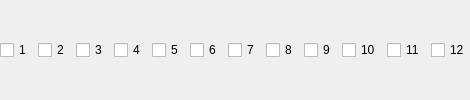
                                 <widget class="QWidget" name="recTracks">
                                  <layout class="QHBoxLayout" name="horizontalLayout_9">
                                   <property name="leftMargin">
                                    <number>0</number>
                                   </property>
                                   <property name="topMargin">
                                    <number>0</number>
                                   </property>
                                   <property name="rightMargin">
                                    <number>0</number>
                                   </property>
                                   <property name="bottomMargin">
                                    <number>0</number>
                                   </property>
                                   <item>
                                    <widget class="QCheckBox" name="advOutRecTrack1">
                                     <property name="sizePolicy">
                                      <sizepolicy hsizetype="Minimum" vsizetype="Preferred">
                                       <horstretch>0</horstretch>
                                       <verstretch>0</verstretch>
                                      </sizepolicy>
                                     </property>
                                     <property name="text">
                                      <string notr="true">1</string>
                                     </property>
                                    </widget>
                                   </item>
                                   <item>
                                    <widget class="QCheckBox" name="advOutRecTrack2">
                                     <property name="sizePolicy">
                                      <sizepolicy hsizetype="Minimum" vsizetype="Preferred">
                                       <horstretch>0</horstretch>
                                       <verstretch>0</verstretch>
                                      </sizepolicy>
                                     </property>
                                     <property name="text">
                                      <string notr="true">2</string>
                                     </property>
                                    </widget>
                                   </item>
                                   <item>
                                    <widget class="QCheckBox" name="advOutRecTrack3">
                                     <property name="sizePolicy">
                                      <sizepolicy hsizetype="Minimum" vsizetype="Preferred">
                                       <horstretch>0</horstretch>
                                       <verstretch>0</verstretch>
                                      </sizepolicy>
                                     </property>
                                     <property name="text">
                                      <string notr="true">3</string>
                                     </property>
                                    </widget>
                                   </item>
                                   <item>
                                    <widget class="QCheckBox" name="advOutRecTrack4">
                                     <property name="sizePolicy">
                                      <sizepolicy hsizetype="Minimum" vsizetype="Preferred">
                                       <horstretch>0</horstretch>
                                       <verstretch>0</verstretch>
                                      </sizepolicy>
                                     </property>
                                     <property name="text">
                                      <string notr="true">4</string>
                                     </property>
                                    </widget>
                                   </item>
                                   <item>
                                    <widget class="QCheckBox" name="advOutRecTrack5">
                                     <property name="sizePolicy">
                                      <sizepolicy hsizetype="Minimum" vsizetype="Preferred">
                                       <horstretch>0</horstretch>
                                       <verstretch>0</verstretch>
                                      </sizepolicy>
                                     </property>
                                     <property name="text">
                                      <string notr="true">5</string>
                                     </property>
                                    </widget>
                                   </item>
                                   <item>
                                    <widget class="QCheckBox" name="advOutRecTrack6">
                                     <property name="sizePolicy">
                                      <sizepolicy hsizetype="Minimum" vsizetype="Preferred">
                                       <horstretch>0</horstretch>
                                       <verstretch>0</verstretch>
                                      </sizepolicy>
                                     </property>
                                     <property name="text">
                                      <string notr="true">6</string>
                                     </property>
                                    </widget>
                                   </item>
                                   <item>
                                    <widget class="QCheckBox" name="advOutRecTrack7">
                                     <property name="sizePolicy">
                                      <sizepolicy hsizetype="Minimum" vsizetype="Preferred">
                                       <horstretch>0</horstretch>
                                       <verstretch>0</verstretch>
                                      </sizepolicy>
                                     </property>
                                     <property name="text">
                                      <string notr="true">7</string>
                                     </property>
                                    </widget>
                                   </item>
                                   <item>
                                    <widget class="QCheckBox" name="advOutRecTrack8">
                                     <property name="sizePolicy">
                                      <sizepolicy hsizetype="Minimum" vsizetype="Preferred">
                                       <horstretch>0</horstretch>
                                       <verstretch>0</verstretch>
                                      </sizepolicy>
                                     </property>
                                     <property name="text">
                                      <string notr="true">8</string>
                                     </property>
                                    </widget>
                                   </item>
                                   <item>
                                    <widget class="QCheckBox" name="advOutRecTrack9">
                                     <property name="sizePolicy">
                                      <sizepolicy hsizetype="Minimum" vsizetype="Preferred">
                                       <horstretch>0</horstretch>
                                       <verstretch>0</verstretch>
                                      </sizepolicy>
                                     </property>
                                     <property name="text">
                                      <string notr="true">9</string>
                                     </property>
                                    </widget>
                                   </item>
                                   <item>
                                    <widget class="QCheckBox" name="advOutRecTrack10">
                                     <property name="sizePolicy">
                                      <sizepolicy hsizetype="Minimum" vsizetype="Preferred">
                                       <horstretch>0</horstretch>
                                       <verstretch>0</verstretch>
                                      </sizepolicy>
                                     </property>
                                     <property name="text">
                                      <string notr="true">10</string>
                                     </property>
                                    </widget>
                                   </item>
                                   <item>
                                    <widget class="QCheckBox" name="advOutRecTrack11">
                                     <property name="sizePolicy">
                                      <sizepolicy hsizetype="Minimum" vsizetype="Preferred">
                                       <horstretch>0</horstretch>
                                       <verstretch>0</verstretch>
                                      </sizepolicy>
                                     </property>
                                     <property name="text">
                                      <string notr="true">11</string>
                                     </property>
                                    </widget>
                                   </item>
                                   <item>
                                    <widget class="QCheckBox" name="advOutRecTrack12">
                                     <property name="sizePolicy">
                                      <sizepolicy hsizetype="Minimum" vsizetype="Preferred">
                                       <horstretch>0</horstretch>
                                       <verstretch>0</verstretch>
                                      </sizepolicy>
                                     </property>
                                     <property name="text">
                                      <string notr="true">12</string>
                                     </property>
                                    </widget>
                                   </item>
                                  </layout>
                                 </widget>
